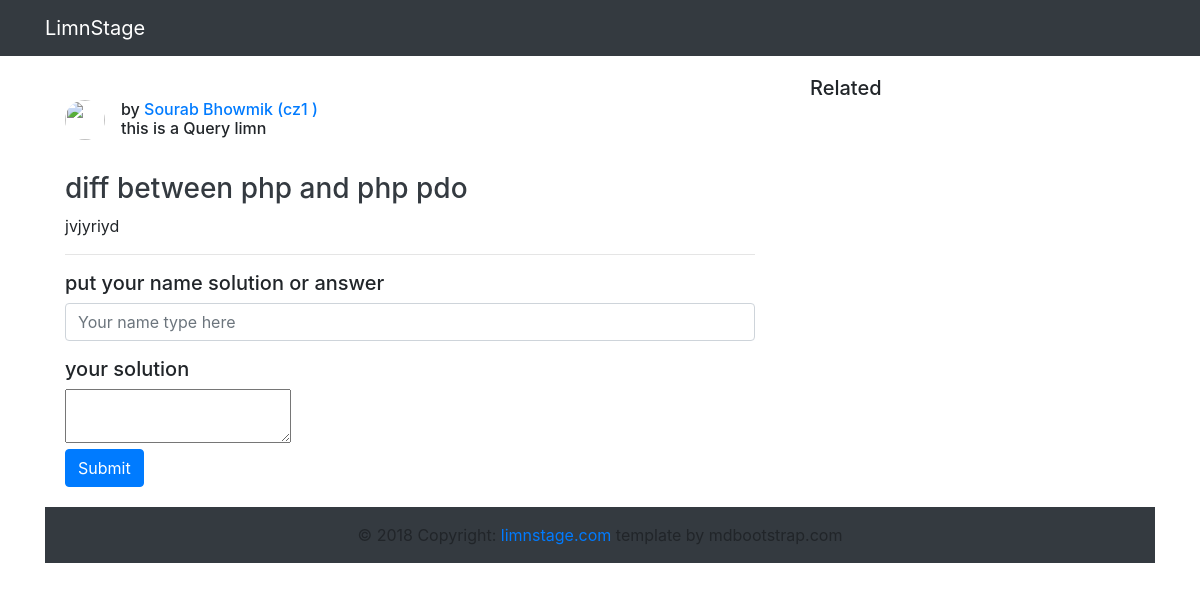
The app's page /answering/1/diff between php and php pdo with its own data.
### limnstageapp/models.py (models this page shows, shortened)
class limn(models.Model):
    fullname=models.CharField(max_length=30)
    username=models.CharField(max_length=30)
    title=models.CharField(max_length=500)
    body=models.TextField(blank=True)
    limntype=models.CharField(max_length=30)
    subjects= models.CharField(max_length=200, blank=True, null=True)
    status= models.CharField(max_length=10, blank=True, null=True)
    date=models.DateTimeField(default=now, null=True)

### limnstageapp/answering.py (the view, shortened to what this page needs)
# urls.py: path('answering/<int:id>/<str:title>', answering.answering, name="answering"),
def answering(request, title, id):  # for limning something
   all_limns=get_object_or_404(limn, id=id)
   context={
   "limns":all_limns
     }
   return render (request, "answering.html", context)

### templates/answering.html (shortened to what this page needs)
<!DOCTYPE html>
<html lang="en">
  <head>
    {% load static %}
    <link href="{% static 'vendor/bootstrap/css/bootstrap.min.css' %}" rel="stylesheet">
    <link href="{% static 'css/blog-post.css' %}" rel="stylesheet">
    <link rel="stylesheet" type="text/css" href="{% static 'css/amsify.suggestags.css' %}">
<link href="https://maxcdn.bootstrapcdn.com/font-awesome/4.7.0/css/font-awesome.min.css" rel="stylesheet">
  </head>
  <body >
    <nav class="navbar navbar-expand-lg navbar-dark bg-dark fixed-top">
      <div class="container">
        <a class="navbar-brand" href="#">LimnStage</a>
      </div>
    </nav>
    <div class="container">
      <div class="row">
        <div class="col-md-8">
        <div class="card-body">
             <div class="media mb-4 ">
               <img class="d-flex mr-3 rounded-circle" src="{{pic}}"  style="width:40px !important;height:40px !important;"><br><br>
                <h6> by <a href= "{% url 'profile' limns.username %}">{{limns.fullname}} ({{limns.username}} ) </a><br>
                {% comment %} on   {% endcomment %}this is a {{limns.limntype}} limn
                </h6>
             </div>
               <a  class="text-dark" href= "{% url 'thelimn' id=limns.id title=limns.title.split|join:"-"%}"> <h3>{{limns.title}}</h3></a>
               <div class="card-text" >{{limns.body|safe}}</div>
          {% block limning %}
              <hr>
              <h5>put your name solution or answer</h5>
            <form action="" method="POST">
                              {% if request.COOKIES.username %}
                              {% else %}
                              <div class="form-group">
                              <input type="text" name="fullname" class="form-control" placeholder="Your name type here" required="required">
                              </div>
                              {% endif %}
                              <h5>your solution</h5>
                              <textarea name="editor1"> </textarea> <br>
                              <button type="submit " name="submit" class="btn btn-primary" value={{l.id}}>Submit</button>
                            </form>
             {% endblock  %}
      </div>
        </div>
        <div class="col-md-4">
          <div class="widget sticky z-depth-1">
            <div class="card-body">
              <div class="row">
              <h5 class="well">Related</h5>
              </div>
            </div>
        </div>
      </div>
    </div>
<footer class="page-footer font-small bg-dark">
  <div class="footer-copyright text-center py-3">© 2018 Copyright:
    <a href="https://www.limnstage.com"> limnstage.com</a>
    template by mdbootstrap.com
  </div>
</footer>
  </body>
</html>

### static/css/blog-post.css (style rules this page uses)
body { padding-top: 54px; }
@media (min-width: 992px) { body { padding-top: 56px; } }

### templates/answering.html (style rules this page uses)
p { margin: 0; }

### records on screen
limn: fullname "Sourab Bhowmik", username "cz1", limntype "Query", title "diff between php and php pdo", body "jvjyriyd"
